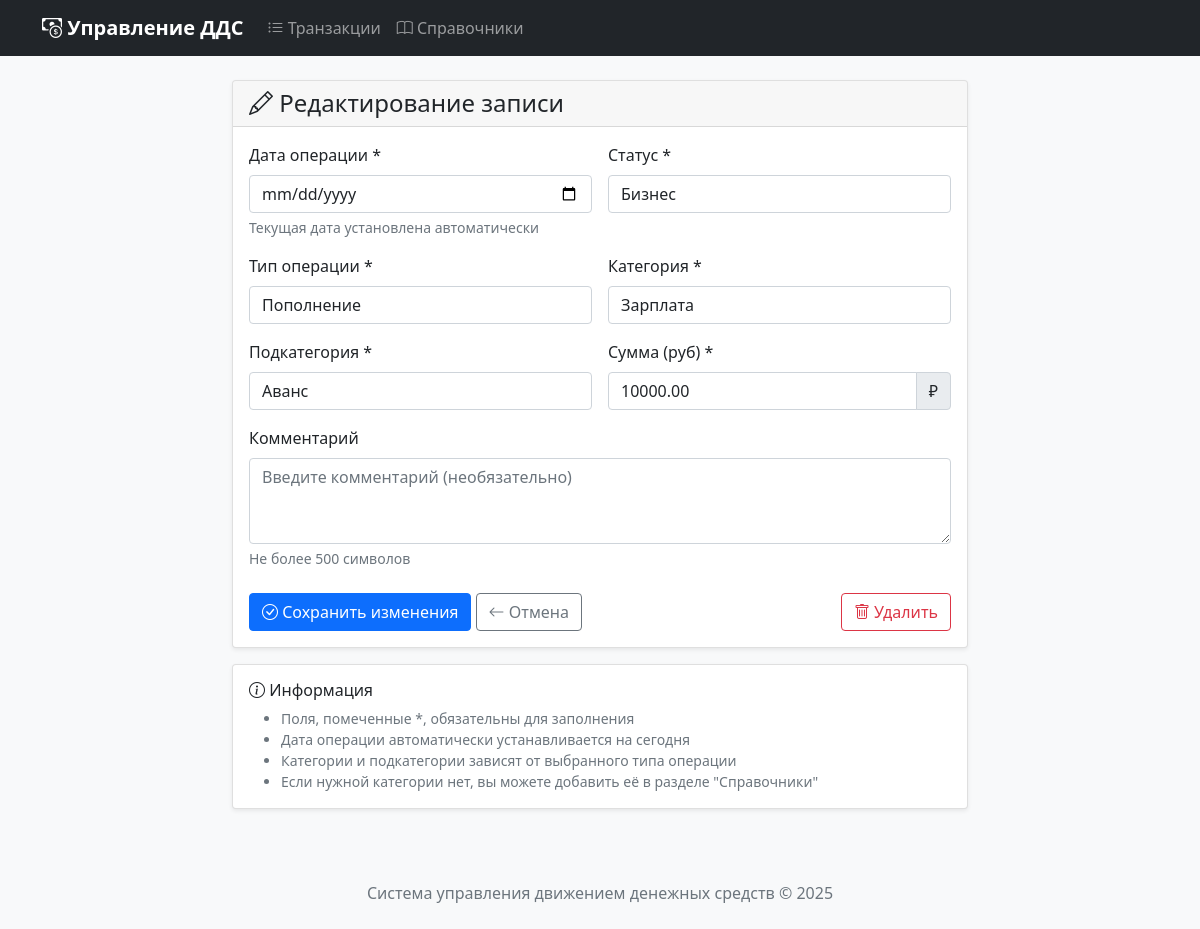
Page /edit/4/ on the committed database.
### transactions/models.py (models this page shows, shortened)
class Transaction(models.Model):
    created_date = models.DateField(
        default=timezone.now,
        verbose_name="Дата создания"
    )
    status = models.ForeignKey(
        Status,
        on_delete=models.PROTECT,
        verbose_name="Статус"
    )
    type = models.ForeignKey(
        Type,
        on_delete=models.PROTECT,
        verbose_name="Тип"
    )
    category = models.ForeignKey(
        Category,
        on_delete=models.PROTECT,
        verbose_name="Категория"
    )
    subcategory = models.ForeignKey(
        Subcategory,
        on_delete=models.PROTECT,
        verbose_name="Подкатегория"
    )
    amount = models.DecimalField(
        max_digits=15,
        decimal_places=2,
        validators=[MinValueValidator(0.01)],
        verbose_name="Сумма (руб)"
    )
    comment = models.TextField(
        blank=True,
        null=True,
        verbose_name="Комментарий",
        max_length=500
    )
    class Meta:
        verbose_name = "Транзакция"
        verbose_name_plural = "Транзакции"
        ordering = ['-created_date', '-id']

### transactions/views.py (the view)
# urls.py: path('edit/<int:pk>/', views.transaction_edit, name='transaction_edit'),
def transaction_edit(request, pk):
    transaction = get_object_or_404(Transaction, pk=pk)
    if request.method == 'POST':
        form = TransactionForm(request.POST, instance=transaction)
        if form.is_valid():
            form.save()
            messages.success(request, f'Запись успешно обновлена!')
            return redirect('transaction_list')
        else:
            messages.error(request, 'Пожалуйста, исправьте ошибки в форме.')
    else:
        form = TransactionForm(instance=transaction)
    context = {
        'form': form,
        'title': f'Редактирование записи',
        'submit_text': 'Сохранить изменения',
        'transaction': transaction,
    }
    return render(request, 'transactions/transaction_form.html', context)

### transactions/models.py (called while the page is built)
    def __str__(self):
        return self.name

    def __str__(self):
        return self.name

    def __str__(self):
        return f"{self.name}"

    def __str__(self):
        return f"{self.name}"

### transactions/templates/transactions/transaction_form.html (shortened to what this page needs)
{% extends 'transactions/base.html' %}
{% load static %}
{% block content %}
<div class="row justify-content-center">
    <div class="col-md-8">
        <div class="card">
            <div class="card-header">
                <h4 class="card-title mb-0">
                    <i class="bi bi-{% if 'Создание' in title %}plus-circle{% else %}pencil{% endif %}"></i>
                    {{ title }}
                </h4>
            </div>
            <div class="card-body">
                <form method="post" id="transaction-form">
                    <div class="row g-3">
                        <div class="col-md-6">
                            <label for="{{ form.created_date.id_for_label }}" class="form-label">
                                {{ form.created_date.label }}
                            </label>
                            {{ form.created_date }}
                            <div class="form-text">Текущая дата установлена автоматически</div>
                        </div>
                        <div class="col-md-6">
                            <label for="{{ form.status.id_for_label }}" class="form-label">
                                {{ form.status.label }}
                            </label>
                            {{ form.status }}
                        </div>
                        <div class="col-md-6">
                            <label for="{{ form.type.id_for_label }}" class="form-label">
                                {{ form.type.label }}
                            </label>
                            {{ form.type }}
                        </div>
                        <div class="col-md-6">
                            <label for="{{ form.category.id_for_label }}" class="form-label">
                                {{ form.category.label }}
                            </label>
                            {{ form.category }}
                        </div>
                        <div class="col-md-6">
                            <label for="{{ form.subcategory.id_for_label }}" class="form-label">
                                {{ form.subcategory.label }}
                            </label>
                            {{ form.subcategory }}
                        </div>
                        <div class="col-md-6">
                            <label for="{{ form.amount.id_for_label }}" class="form-label">
                                {{ form.amount.label }}
                            </label>
                            <div class="input-group">
                                {{ form.amount }}
                                <span class="input-group-text">₽</span>
                            </div>
                        </div>
                        <div class="col-12">
                            <label for="{{ form.comment.id_for_label }}" class="form-label">
                                {{ form.comment.label }}
                            </label>
                            {{ form.comment }}
                            <div class="form-text">Не более 500 символов</div>
                        </div>
                    </div>
                    <div class="mt-4">
                        <button type="submit" class="btn btn-primary">
                            <i class="bi bi-check-circle"></i> {{ submit_text }}
                        </button>
                        <a href="{% url 'transaction_list' %}" class="btn btn-outline-secondary">
                            <i class="bi bi-arrow-left"></i> Отмена
                        </a>
                        {% if 'Редактирование' in title %}
                        <a href="{% url 'transaction_delete' transaction.pk %}" class="btn btn-outline-danger float-end">
                            <i class="bi bi-trash"></i> Удалить
                        </a>
                        {% endif %}
                    </div>
                </form>
            </div>
        </div>
        <div class="card mt-3">
            <div class="card-body">
                <h6><i class="bi bi-info-circle"></i> Информация</h6>
                <ul class="small text-muted mb-0">
                    <li>Поля, помеченные *, обязательны для заполнения</li>
                    <li>Дата операции автоматически устанавливается на сегодня</li>
                    <li>Категории и подкатегории зависят от выбранного типа операции</li>
                    <li>Если нужной категории нет, вы можете добавить её в разделе "Справочники"</li>
                </ul>
            </div>
        </div>
    </div>
</div>
{% endblock %}

### transactions/static/transactions/css/style.css (style rules this page uses)
body { background-color: #f8f9fa; }
.card { box-shadow: 0 0.125rem 0.25rem rgba(0, 0, 0, 0.075); border: 1px solid rgba(0, 0, 0, 0.125); }

### rows in the picture
Transaction: status "Бизнес", type "Пополнение", category "Зарплата", subcategory "Аванс", amount "10000.00"

### other values in the picture
{{ title }} "Редактирование записи"
{{ submit_text }} "Сохранить изменения"
